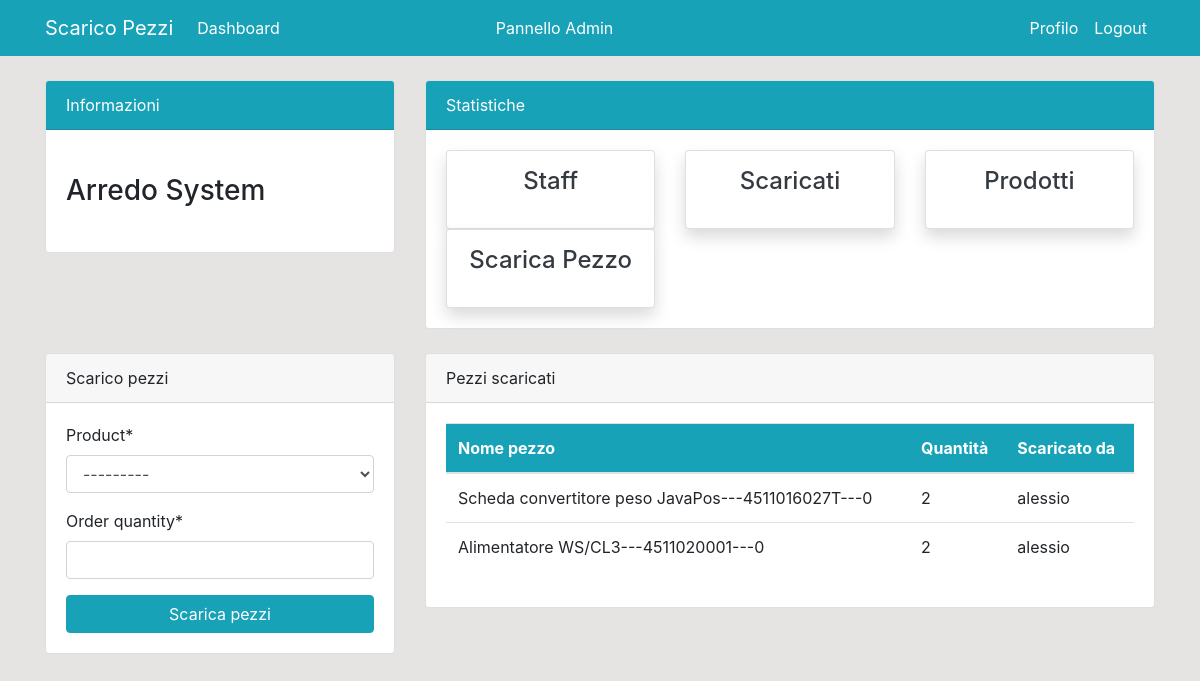
The page /dashboard/ (signed in) on the database its author committed.
### dashboard/models.py (models this page shows, shortened)
class Order(models.Model):
    product = models.ForeignKey(Product, on_delete = models.CASCADE, null=True)
    staff = models.ForeignKey(User, models.CASCADE, null=True)
    order_quantity = models.PositiveIntegerField(null=True)
    date = models.DateTimeField(auto_now_add=True)
    class Meta:
        verbose_name_plural = 'Scaricati'

class Product(models.Model):
    nome = models.CharField(max_length=100, blank=False, null=True)
    codice = models.CharField(max_length=100, blank=False, unique=True, null=True)
    quantita = models.PositiveIntegerField(null=True)
    class Meta:
        verbose_name_plural = 'Prodotti'
    def __str__(self):
        return f'{self.nome}---{self.codice}---{self.quantita}'

### dashboard/views.py (the view)
# urls.py: path('dashboard/', views.index, name='dashboard-index'),
@login_required
def index(request):
    orders = Order.objects.all()
    if request.method=='POST':
        form = OrderForm(request.POST)
        if form.is_valid():
            instance = form.save(commit=False)
            instance.staff = request.user
            instance.save()
            return redirect('dashboard-index')
    else:
        form = OrderForm()
    context = {
        'orders' : orders,
        'form' : form,
    }
    return render(request, 'dashboard/index.html', context)

### dashboard/forms.py
class OrderForm(forms.ModelForm):
    class Meta:
        model = Order
        fields = ['product', 'order_quantity']

### templates/dashboard/index.html (shortened to what this page needs)
{% extends 'partials/base.html' %}
{% load crispy_forms_tags %}
{% block content %}
{% if user.is_authenticated and user.is_staff and user.is_superuser %}
{% include 'partials/topnav.html' %}
<div class="container">
    <div>
        <div class="row mt-4">
            <div class="col-md-4">
                <div class="card">
                    <div class="card-header">
                        Scarico pezzi
                    </div>
                    <div class="card-body">
                        <form method="POST">
                            {{ form | crispy }}
                            <input class="btn btn-info btn-block" type="submit" value="Scarica pezzi">
                        </form>
                    </div>
                </div>
            </div>
            <div class="col-md-8">
                <div class="card">
                    <div class="card-header">
                        Pezzi scaricati
                    </div>
                    <div class="card-body">
                        <table class="table bg-white">
                            <thead class="bg-info text-white">
                                <tr>
                                    <th scope="col">Nome pezzo</th>
                                    <th scope="col">Quantità</th>
                                    <th scope="col">Scaricato da</th>
                                </tr>
                            </thead>
                            <tbody>
                                {% for order in orders %}
                                {% if order.staff == user %}
                                <tr>
                                    <td>{{ order.product }}</td>
                                    <td>{{ order.order_quantity }}</td>
                                    <td>{{ order.staff.username }}</td>
                                </tr>
                                {% endif %}
                                {% endfor %}
                            </tbody>
                        </table>
                    </div>
                </div>
            </div>
        </div>
    </div>
</div>
{% else %}
{% include 'dashboard/staff_index.html' %}
{% endif %}
{% endblock %}

### static/style.css (style rules this page uses)
body { background: rgb(230, 227, 227); }

### rows shown on the page
Order: product "Scheda convertitore peso JavaPos---4511016027T---0", order_quantity "2", staff.username "alessio"
Order: product "Alimentatore WS/CL3---4511020001---0", order_quantity "2", staff.username "alessio"
